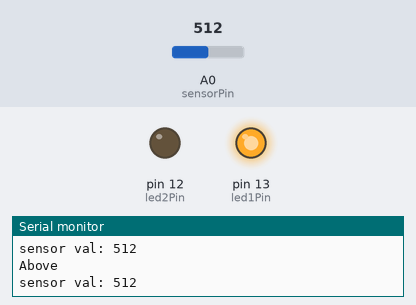
Simulated run of this sketch. Board: Arduino Uno, built with avr-gcc and run on an emulated ATmega328P. Parts: output pins drawn as LEDs (lit = HIGH), the last lines printed to the serial monitor. The inputs (shaded band) are chosen by the test bench; at power-on: A0 (sensorPin) = 512.

Above: at 1.2 s.
1.3 s: A0 (sensorPin) set to 216
4.3 s: A0 (sensorPin) set to 192
At 5.5 s:
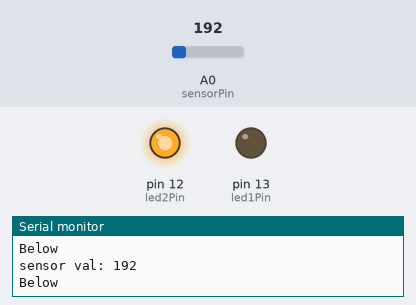
5.8 s: A0 (sensorPin) set to 210
At 6.6 s:
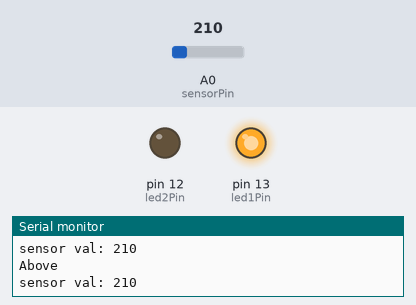
7.3 s: A0 (sensorPin) set to 190
At 8.3 s:
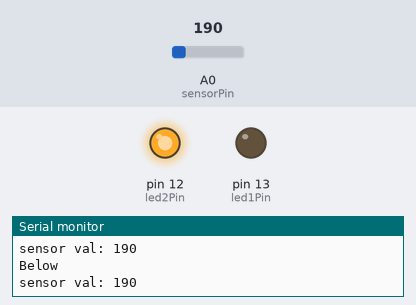
Timing chart, 0 to 9.8 s (numbered marks = the images above; inputs shaded):
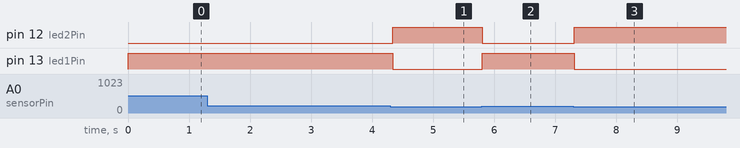

Measured:
- the behaviour switches between 201 and 200 on A0 (sensorPin) (found by bisection; images 0 and 1)
- after the input at 4.3 s, pin 12 (led2Pin): LOW → HIGH at once; pin 13 (led1Pin): HIGH → LOW at once
- after the input at 5.8 s, pin 12 (led2Pin): HIGH → LOW at once; pin 13 (led1Pin): LOW → HIGH at once
- after the input at 7.3 s, pin 12 (led2Pin): LOW → HIGH at once; pin 13 (led1Pin): HIGH → LOW at once

The sketch:

analog_read_threshold_2xLEDs.ino
```cpp
/*
analog read threshold 2x LEDs
*/

int sensorPin = A0;
int led1Pin = 13;
int led2Pin = 12;
int sensorValue = 0;

int threshold = 200;

void setup() {
  pinMode(sensorPin, INPUT);
  pinMode(led1Pin, OUTPUT);
  pinMode(led2Pin, OUTPUT);
  Serial.begin(9600);
}

void loop() {
  sensorValue = analogRead(sensorPin);

  if(sensorValue > threshold){
    Serial.println("Above");
    digitalWrite(led1Pin, HIGH);
    digitalWrite(led2Pin, LOW);
  } else {
    Serial.println("Below");
    digitalWrite(led1Pin, LOW);
    digitalWrite(led2Pin, HIGH);
  }

  Serial.print("sensor val: ");
  Serial.println(sensorValue);

  delay(50);
}
```
